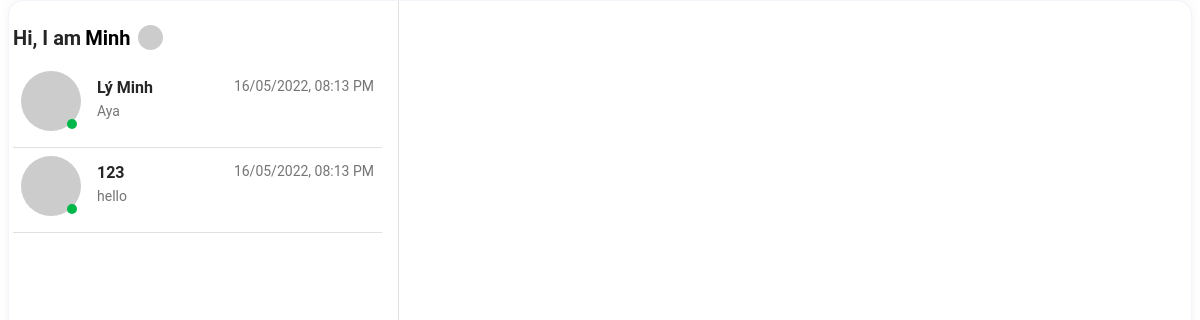
/chat (signed in), run on an earlier commit of the app's database.
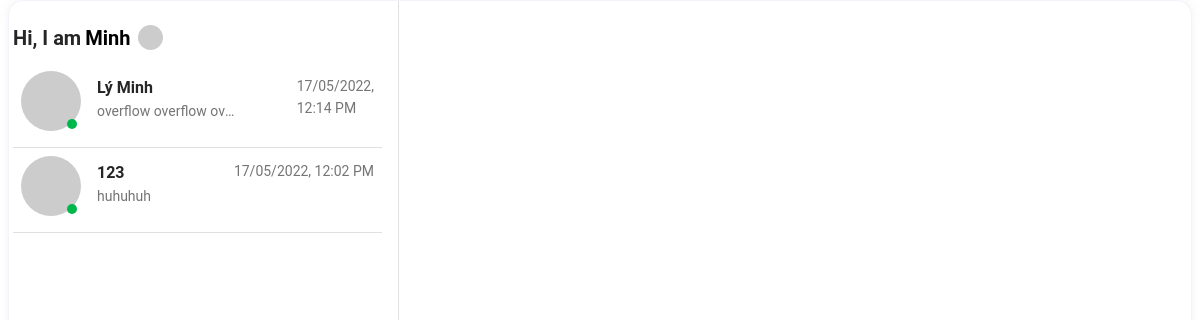
And on a later commit of the database.
### models.py (models this page shows, shortened)
class User(UserMixin, db.Model):
    __tablename__ = 'users'
    id = db.Column(db.Integer, primary_key=True)
    name = db.Column(db.String, nullable=False)
    email = db.Column(db.String, unique=True, nullable=False)
    password = db.Column(db.String, nullable=False)
    posts = db.relationship("Post", back_populates='user', lazy='dynamic')
    comments = db.relationship("Comment", back_populates='user', lazy='dynamic')
    liked_posts = db.relationship('LikedPost', back_populates='user', lazy='dynamic')
    liked_comments = db.relationship('LikedComment', back_populates='user', lazy='dynamic')
    user_messages = db.relationship('Message', back_populates='user', lazy='dynamic')
    read_messages = db.relationship('MessageReadState')
    thread_participants = db.relationship('ThreadParticipant', back_populates='user', lazy='dynamic')

class Thread(db.Model):
    __tablename__ = 'threads'
    id = db.Column(db.Integer, primary_key=True)
    participants = db.relationship('ThreadParticipant', back_populates='thread')
    thread_messages = db.relationship('Message', back_populates='thread', lazy='dynamic')

class ThreadParticipant(db.Model):
    __tablename__ = 'thread_participants'
    thread_id = db.Column(db.Integer, db.ForeignKey('threads.id'), primary_key=True)
    user_id = db.Column(db.Integer, db.ForeignKey('users.id'), primary_key=True)
    thread = db.relationship('Thread', back_populates='participants')
    user = db.relationship('User', back_populates='thread_participants')

class Message(db.Model):
    __tablename__ = 'messages'
    id = db.Column(db.Integer, primary_key=True)
    thread_id = db.Column(db.Integer, db.ForeignKey('threads.id'))
    send_date = db.Column(db.DateTime, nullable=False)
    sending_user_id = db.Column(db.Integer, db.ForeignKey('users.id'))
    body = db.Column(db.String, nullable=False)
    user = db.relationship('User', back_populates='user_messages')
    read_state = db.relationship('MessageReadState')
    thread = db.relationship('Thread', back_populates='thread_messages')

### app.py (the view, shortened to what this page needs)
@app.route('/chat')
@login_required
def chat_page():
    thread_id = request.args.get('thread_id')
    threads = Thread.query.join(Thread.participants).filter_by(user_id=current_user.id)
    chat_thread_html = None
    thread = None
    list_thread_template = render_template('list-thread.html',
                                           threads=threads,
                                           Message=Message,
                                           desc=desc,
                                           current_thread=thread)
    return render_template('chat.html',
                           list_thread_template=list_thread_template,
                           chat_thread_html=chat_thread_html,
                           thread=thread
                           )

### app.py (called while the page is built)
@login_manager.user_loader
def load_user(user_id):
    return User.query.get(int(user_id))

### templates/list-thread.html (shortened to what this page needs)
<div class="p-3 vh-100">
    <div class="d-flex">
        <a class="navbar-brand text-dark me-2 mb-1 d-flex align-items-center fw-bold"
           href="{{ url_for('home') }}">
            Hi, I am
            {% if current_user.is_authenticated %}
                <span class="d-none d-sm-block ms-1 text-black">{{ current_user.name }}</span>
            {% else %}
                <span class="d-none d-sm-block ms-1 text-black">...</span>
            {% endif %}
        </a>
        {% if current_user.is_authenticated %}
            <div class="dropdown me-2 mb-1 d-flex align-items-center">
                <a
                        class="dropdown-toggle d-flex align-items-center hidden-arrow"
                        href="#"
                        id="navbarDropdownMenuAvatar"
                        role="button"
                        data-mdb-toggle="dropdown"
                        aria-expanded="false"
                >
                    <img
                            src="{{ current_user.email | gravatar }}"
                            class="rounded-circle"
                            height="25"
                            alt="Account"
                            loading="lazy"
                    />
                </a>
            </div>
        {% endif %}
    </div>
    <div class="overflow-scroll" data-mdb-perfect-scrollbar="true"
         style="position: relative; height: auto">
        <ul class="list-unstyled mb-0">
            {% for thread in threads %}
                <li class="p-2
                 border-bottom" data-id="{{ thread.id }}">
                    <a href="{{ url_for('chat_page', thread_id=thread.id) }}"
                       data-id="{{ thread.id }}"
                       class="d-flex justify-content-between">
                        <div class="d-flex flex-row overflow-hidden">
                            <div>
                                <img
                                        {% for participant in thread.participants %}
                                            {% if participant.user.id != current_user.id %}
                                                src="{{ participant.user.email | gravatar }}"
                                            {% endif %}
                                        {% endfor %}
                                                alt="avatar"
                                                class="d-flex align-self-center me-3 rounded-circle"
                                                width="60">
                                <span class="badge bg-success badge-dot"></span>
                            </div>
                            <div class="pt-1 w-50 me-3">
                                {% for participant in thread.participants %}
                                    {% if participant.user.id != current_user.id %}
                                        <p class="fw-bold mb-0 text-dark">{{ participant.user.name }}</p>
                                    {% endif %}
                                {% endfor %}
                                {% set message = thread.thread_messages.order_by(desc(Message.id)).first() %}
                                <p class="small text-muted hideOverflow">
                                    {% if message %}
                                        {{ message.body }}
                                    {% else %}
                                        Chat now
                                    {% endif %}
                                </p>
                            </div>
                        </div>
                        <div class="pt-1">
                            {% if message %}
                                <p class="small text-muted mb-1">{{ message.send_date.strftime('%d/%m/%Y, %I:%M %p') }}</p>
                            {% endif %}
                        </div>
                    </a>
                </li>
            {% endfor %}
        </ul>
    </div>
</div>

### templates/chat.html (shortened to what this page needs)
{% extends 'base.html' %}
{% block content %}
    <div class="me-2 ms-2" style="min-height: 100vh;height:100vh;background-color: white;">
        <div class="row vh-100">
            <div class="col-md-12">
                <div class="card vh-100" id="chat3" style="border-radius: 15px;">
                    <div class="card-body p-0">
                        <div class="row vh-100">
                            {% if chat_thread_html %}
                                <div id="list-thread" class="col-md-6 col-lg-5 col-xl-4 hidden-sm p-0 border-end">
                                    {{ list_thread_template | safe }}
                                </div>
                            {% else %}
                                <div id="list-thread" class="col-md-6 col-lg-5 col-xl-4 p-0 border-end">
                                    {{ list_thread_template | safe }}
                                </div>
                            {% endif %}
                            <div class="col-md-6 col-lg-7 col-xl-8 ps-0 pe-0" id="thread-content">
                            </div>
                        </div>
                    </div>
                </div>
            </div>
        </div>
    </div>
{% endblock %}

### templates/base.html (shortened to what this page needs)
<!DOCTYPE html>
<html lang="en">
<head>
    <link href="https://cdn.jsdelivr.net/npm/bootstrap@5.0.2/dist/css/bootstrap.min.css" rel="stylesheet"
>
    <link rel="stylesheet" href="/static/css/mdb.min.css"/>
    <link rel="stylesheet" href="/static/css/home.css">
</head>
<body>
{% block content %}
{% endblock %}
</body>
</html>

### static/css/home.css (style rules this page uses)
body { background-color: #f9fafb; }
.rounded-circle { border-radius: 50% !important; }
img { vertical-align: middle; border-style: none; }
.card { box-shadow: 0 0 10px 0 rgba(183, 192, 206, 0.2); -webkit-box-shadow: 0 0 10px 0 rgba(183, 192, 206, 0.2); -moz-box-shadow: 0 0 10px 0 rgba(183, 192, 206, 0.2); -ms-box-shadow: 0 0 10px 0 rgba(183, 192, 206, 0.2); }
.card { position: relative; display: flex; flex-direction: column; min-width: 0; word-wrap: break-word; background-color: #fff; background-clip: border-box; border: 1px solid #f2f4f9; border-radius: 0.25rem; }
.badge-dot { border-radius: 50%; height: 10px; width: 10px; margin-left: 2.9rem; margin-top: -.75rem; }
.hideOverflow { overflow:hidden; white-space:nowrap; text-overflow:ellipsis; width:100%; display:block; }

### templates/chat.html (style rules this page uses)
body { background-color: white; margin: 0; height: 100%; overflow: hidden; }

What changed in the data, as far as the page shows it:
no longer on this page (row unchanged): Message: body "Aya", send_date "16/05/2022, 08:13 PM"
no longer on this page (row unchanged): Message: body "hello", send_date "16/05/2022, 08:13 PM"
added Message: body "overflow overflow ov…", send_date "17/05/2022, 12:14 PM"
added Message: body "huhuhuh", send_date "17/05/2022, 12:02 PM"
